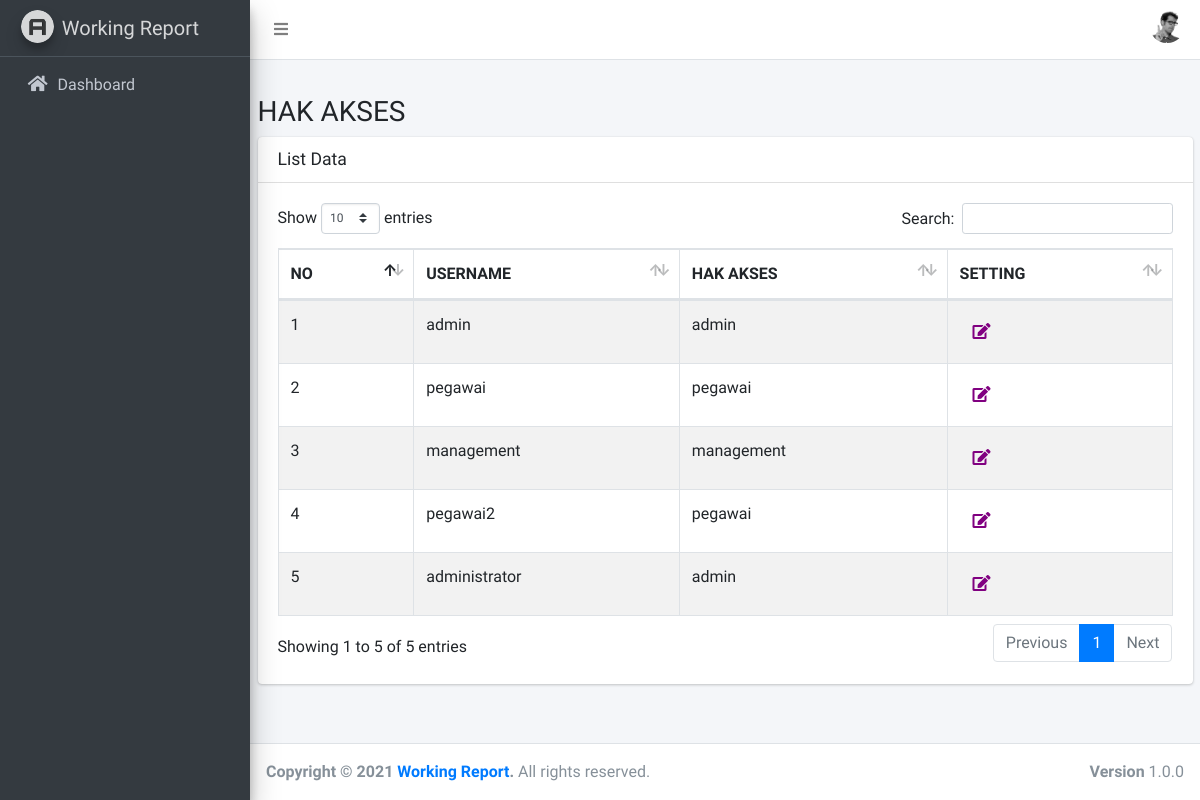
/index.php/role, run on the app's committed database.
### tables this page shows
CREATE TABLE `users` (
  `id` int(11) NOT NULL,
  `username` varchar(50) DEFAULT NULL,
  `password` varchar(100) DEFAULT NULL,
  `role_id` int(11) DEFAULT NULL,
  `created_date` datetime DEFAULT NULL,
  `updated_date` datetime DEFAULT NULL
);

CREATE TABLE `roles` (
  `id` int(11) NOT NULL,
  `parent_role_id` int(11) DEFAULT NULL,
  `name` varchar(255) DEFAULT NULL,
  `description` text DEFAULT NULL,
  `created_by` varchar(50) DEFAULT NULL,
  `created_date` datetime DEFAULT NULL,
  `updated_by` varchar(50) DEFAULT NULL,
  `updated_date` datetime DEFAULT NULL
);

### application/controllers/Role.php (called while the page is built, shortened)
<?php
class Role extends CI_Controller
{
    function __construct(){
		$this->load->model('M_role');
		$this->load->model('M_user');
		$this->load->library('form_validation');
	}
    public function index()
    {
		$data['listrole'] = $this->M_role->getAll();
        $data['content'] = 'role/v_role';
        $this->load->view('v_template',$data);
    }
}

### index.php (called while the page is built, shortened)
<?php
require_once BASEPATH.'core/CodeIgniter.php';

### application/models/M_role.php (called while the page is built, shortened)
<?php
	class M_role extends CI_Model {
        private $_table = 'users';
        private $_table2 = 'roles';
        public function getAll(){
            $this->db->select('users.*, b.name');
            $this->db->from($this->_table);
            $this->db->join($this->_table2. " b", 'b.id = users.role_id');
            $query = $this->db->get();
            return $query;
        }
	}
?>

### application/views/role/v_role.php (the view, shortened to what this page needs)
<div class="col-sm-12">
    <div class="thumbnail">
        <div class="caption">
            <h3>
                HAK AKSES
            </h3>
        </div>
        <div class="card">
            <div class="card-header">
                <h3 class="card-title">List Data</h3>
            </div>
            <div class="card-body">
                <table id="example1" class="table table-bordered table-striped">
                    <thead>
                        <tr>
                            <th>NO</th>
                            <th>USERNAME</th>
                            <th>HAK AKSES</th>
                            <th>SETTING</th>
                        </tr>
                    </thead>
                    <tbody>
                        <?php
                            $no = 1;
                            foreach($listrole->result() as $rowrole){
                        ?>
                            <tr>
                                <td><?=$no?></td>
                                <td><?=$rowrole->username;?></td>
                                <td><?=$rowrole->name;?></td>
                                <td>
                                    <a href="<?= base_url(); ?>role/form/<?=$rowrole->id?>"
                                    class="btn"
                                    >
                                    <i class="fa fa-edit" style='color: purple'></i>
                                    </a>
                                </td>
                            </tr>
                        <?php
                                $no++;
                            }
                        ?>
                    </tbody>
                </table>
            </div>
        </div>
    </div>
</div>

### data on the page
users: username "admin", role.name "admin"
users: username "pegawai", role.name "pegawai"
users: username "management", role.name "management"
users: username "pegawai2", role.name "pegawai"
users: username "administrator", role.name "admin"
